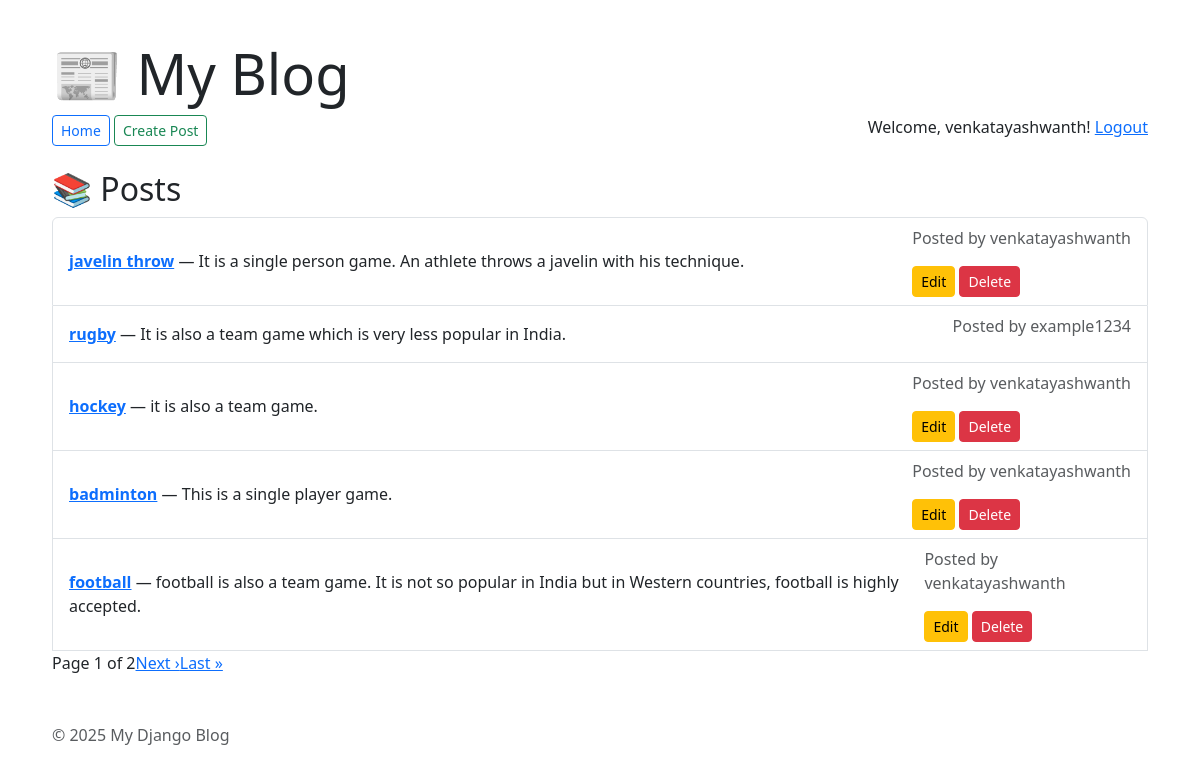
The app's page / (signed in) with its own data.
### locations/models.py (models this page shows, shortened)
class Post(models.Model):
    title = models.CharField(max_length=100)
    content = models.TextField()
    image = models.ImageField(upload_to='post_images/', blank=True, null=True)
    author = models.ForeignKey(User, on_delete=models.CASCADE, null=True)

### locations/views.py (the view)
# urls.py: 2. Add a URL to urlpatterns:  path('', views.home, name='home')
def home(request):
    posts = Post.objects.all().order_by('-id')
    paginator = Paginator(posts, 5)
    page_number = request.GET.get('page')
    post_list = paginator.get_page(page_number)
    return render(request, 'locations/home.html', {'posts': post_list})

### locations/templates/locations/home.html (shortened to what this page needs)
{% extends 'locations/base.html' %}
{% block content %}
    <h2>📚 Posts</h2>
    <ul class="list-group">
        {% for post in posts %}
            <li class="list-group-item d-flex justify-content-between align-items-center">
                <div>
                    <strong><a href="{% url 'post_detail' post.pk %}">{{ post.title }}</a></strong> — {{ post.content }}
                </div>
                <div>
                    <p class="text-muted">Posted by {{ post.author.username }}</p>
                    {% if post.author == user %}
                        <a href="{% url 'edit_post' post.pk %}" class="btn btn-warning btn-sm">Edit</a>
                        <a href="{% url 'delete_post' post.pk %}" class="btn btn-danger btn-sm">Delete</a>
                    {% endif %}
                </div>
            </li>
        {% empty %}
            <li class="list-group-item">No posts found.</li>
        {% endfor %}
        <div class="pagination">
            <span>Page {{ posts.number }} of {{ posts.paginator.num_pages }}</span>
            {% if posts.has_next %}
                <a href="?page={{ posts.next_page_number }}">Next ›</a>
                <a href="?page={{ posts.paginator.num_pages }}">Last »</a>
            {% endif %}
        </div>
    </ul>
{% endblock %}

### locations/templates/locations/base.html (shortened to what this page needs)
<!DOCTYPE html>
<html>
<head>
    <link href="https://cdn.jsdelivr.net/npm/bootstrap@5.3.2/dist/css/bootstrap.min.css" rel="stylesheet">
</head>
<body>
  <div class="container">
    <header class="mb-4">
        <h1 class="display-4">📰 My Blog</h1>
        <nav class="mb-3">
            <a class="btn btn-outline-primary btn-sm" href="/">Home</a>
            <a class="btn btn-outline-success btn-sm" href="/new/">Create Post</a>
            <span class="float-end">
                {% if user.is_authenticated %}
                    Welcome, {{ user.username }}!
                    <a href="{% url 'logout' %}">Logout</a>
                {% else %}
                    <a class="btn btn-outline-secondary btn-sm" href="{% url 'login' %}">Login</a>
                    <a class="btn btn-outline-secondary btn-sm" href="{% url 'signup' %}">Signup</a>
                {% endif %}
            </span>
        </nav>
    </header>
    {% block content %}{% endblock %}
    <footer class="mt-5 text-muted">
        &copy; 2025 My Django Blog
    </footer>
  </div>
</body>
</html>

### locations/templates/locations/base.html (style rules this page uses)
body { margin: 40px; }

### records on screen
Post: title "javelin throw", content "It is a single person game. An athlete throws a javelin with his technique.", author.username "venkatayashwanth", shows "Edit"
Post: title "rugby", content "It is also a team game which is very less popular in India.", author.username "example1234"
Post: title "hockey", content "it is also a team game.", author.username "venkatayashwanth", shows "Edit"
Post: title "badminton", content "This is a single player game.", author.username "venkatayashwanth", shows "Edit"
Post: title "football", content "football is also a team game. It is not so popular in India but in Western countries, football is highly accepted.", author.username "venkatayashwanth", shows "Edit"

### other values on screen
{{ user.username }} "venkatayashwanth"
{{ posts.number }} "1"
{{ posts.paginator.num_pages }} "2"
